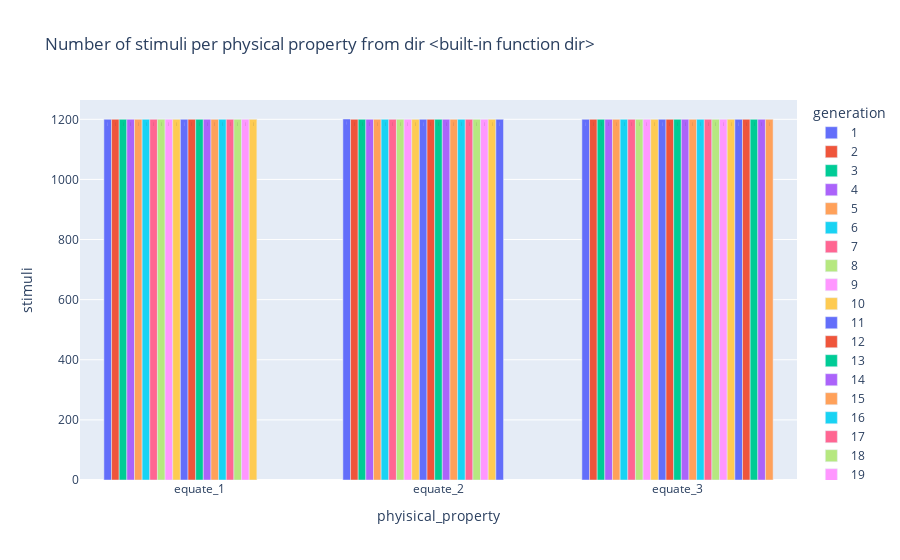

Notebook cell for this chart:
### Code cell
path = "/Users/gali.k/phd/phd_2021/stimuli/colors" + os.sep
histogram_df = plot_stimuli_histogram(path)
fig = px.bar(histogram_df, x='phyisical_property', y='stimuli', color='generation', barmode='group', text_auto=True, title=f"Number of stimuli per physical property from dir {dir}")
fig.show()

### Figure 1 — Plotly figure (JSON) as saved in the notebook; plotly's stock layout.template omitted (floating-point values rounded to 4 significant figures)
{"data": [{"alignmentgroup": "True", "hovertemplate": "generation=1<br>phyisical_property=%{x}<br>stimuli=%{y}<extra></extra>", "legendgroup": "1", "marker": {"color": "#636efa", "pattern": {"shape": ""}}, "name": "1", "offsetgroup": "1", "orientation": "v", "showlegend": true, "textposition": "auto", "texttemplate": "%{y}", "x": ["equate_1", "equate_2", "equate_3"], "xaxis": "x", "y": [1200, 1201, 1200], "yaxis": "y", "type": "bar"}, {"alignmentgroup": "True", "hovertemplate": "generation=2<br>phyisical_property=%{x}<br>stimuli=%{y}<extra></extra>", "legendgroup": "2", "marker": {"color": "#EF553B", "pattern": {"shape": ""}}, "name": "2", "offsetgroup": "2", "orientation": "v", "showlegend": true, "textposition": "auto", "texttemplate": "%{y}", "x": ["equate_1", "equate_2", "equate_3"], "xaxis": "x", "y": [1200, 1200, 1200], "yaxis": "y", "type": "bar"}, {"alignmentgroup": "True", "hovertemplate": "generation=3<br>phyisical_property=%{x}<br>stimuli=%{y}<extra></extra>", "legendgroup": "3", "marker": {"color": "#00cc96", "pattern": {"shape": ""}}, "name": "3", "offsetgroup": "3", "orientation": "v", "showlegend": true, "textposition": "auto", "texttemplate": "%{y}", "x": ["equate_1", "equate_2", "equate_3"], "xaxis": "x", "y": [1200, 1200, 1200], "yaxis": "y", "type": "bar"}, {"alignmentgroup": "True", "hovertemplate": "generation=4<br>phyisical_property=%{x}<br>stimuli=%{y}<extra></extra>", "legendgroup": "4", "marker": {"color": "#ab63fa", "pattern": {"shape": ""}}, "name": "4", "offsetgroup": "4", "orientation": "v", "showlegend": true, "textposition": "auto", "texttemplate": "%{y}", "x": ["equate_1", "equate_2", "equate_3"], "xaxis": "x", "y": [1200, 1200, 1200], "yaxis": "y", "type": "bar"}, {"alignmentgroup": "True", "hovertemplate": "generation=5<br>phyisical_property=%{x}<br>stimuli=%{y}<extra></extra>", "legendgroup": "5", "marker": {"color": "#FFA15A", "pattern": {"shape": ""}}, "name": "5", "offsetgroup": "5", "orientation": "v", "showlegend": true, "textposition": "auto", "texttemplate": "%{y}", "x": ["equate_1", "equate_2", "equate_3"], "xaxis": "x", "y": [1200, 1200, 1200], "yaxis": "y", "type": "bar"}, {"alignmentgroup": "True", "hovertemplate": "generation=6<br>phyisical_property=%{x}<br>stimuli=%{y}<extra></extra>", "legendgroup": "6", "marker": {"color": "#19d3f3", "pattern": {"shape": ""}}, "name": "6", "offsetgroup": "6", "orientation": "v", "showlegend": true, "textposition": "auto", "texttemplate": "%{y}", "x": ["equate_1", "equate_2", "equate_3"], "xaxis": "x", "y": [1200, 1200, 1200], "yaxis": "y", "type": "bar"}, {"alignmentgroup": "True", "hovertemplate": "generation=7<br>phyisical_property=%{x}<br>stimuli=%{y}<extra></extra>", "legendgroup": "7", "marker": {"color": "#FF6692", "pattern": {"shape": ""}}, "name": "7", "offsetgroup": "7", "orientation": "v", "showlegend": true, "textposition": "auto", "texttemplate": "%{y}", "x": ["equate_1", "equate_2", "equate_3"], "xaxis": "x", "y": [1200, 1200, 1200], "yaxis": "y", "type": "bar"}, {"alignmentgroup": "True", "hovertemplate": "generation=8<br>phyisical_property=%{x}<br>stimuli=%{y}<extra></extra>", "legendgroup": "8", "marker": {"color": "#B6E880", "pattern": {"shape": ""}}, "name": "8", "offsetgroup": "8", "orientation": "v", "showlegend": true, "textposition": "auto", "texttemplate": "%{y}", "x": ["equate_1", "equate_2", "equate_3"], "xaxis": "x", "y": [1200, 1200, 1200], "yaxis": "y", "type": "bar"}, {"alignmentgroup": "True", "hovertemplate": "generation=9<br>phyisical_property=%{x}<br>stimuli=%{y}<extra></extra>", "legendgroup": "9", "marker": {"color": "#FF97FF", "pattern": {"shape": ""}}, "name": "9", "offsetgroup": "9", "orientation": "v", "showlegend": true, "textposition": "auto", "texttemplate": "%{y}", "x": ["equate_1", "equate_2", "equate_3"], "xaxis": "x", "y": [1200, 1200, 1200], "yaxis": "y", "type": "bar"}, {"alignmentgroup": "True", "hovertemplate": "generation=10<br>phyisical_property=%{x}<br>stimuli=%{y}<extra></extra>", "legendgroup": "10", "marker": {"color": "#FECB52", "pattern": {"shape": ""}}, "name": "10", "offsetgroup": "10", "orientation": "v", "showlegend": true, "textposition": "auto", "texttemplate": "%{y}", "x": ["equate_1", "equate_2", "equate_3"], "xaxis": "x", "y": [1200, 1200, 1200], "yaxis": "y", "type": "bar"}, {"alignmentgroup": "True", "hovertemplate": "generation=11<br>phyisical_property=%{x}<br>stimuli=%{y}<extra></extra>", "legendgroup": "11", "marker": {"color": "#636efa", "pattern": {"shape": ""}}, "name": "11", "offsetgroup": "11", "orientation": "v", "showlegend": true, "textposition": "auto", "texttemplate": "%{y}", "x": ["equate_1", "equate_2", "equate_3"], "xaxis": "x", "y": [1200, 1200, 1200], "yaxis": "y", "type": "bar"}, {"alignmentgroup": "True", "hovertemplate": "generation=12<br>phyisical_property=%{x}<br>stimuli=%{y}<extra></extra>", "legendgroup": "12", "marker": {"color": "#EF553B", "pattern": {"shape": ""}}, "name": "12", "offsetgroup": "12", "orientation": "v", "showlegend": true, "textposition": "auto", "texttemplate": "%{y}", "x": ["equate_1", "equate_2", "equate_3"], "xaxis": "x", "y": [1200, 1200, 1200], "yaxis": "y", "type": "bar"}, {"alignmentgroup": "True", "hovertemplate": "generation=13<br>phyisical_property=%{x}<br>stimuli=%{y}<extra></extra>", "legendgroup": "13", "marker": {"color": "#00cc96", "pattern": {"shape": ""}}, "name": "13", "offsetgroup": "13", "orientation": "v", "showlegend": true, "textposition": "auto", "texttemplate": "%{y}", "x": ["equate_1", "equate_2", "equate_3"], "xaxis": "x", "y": [1200, 1200, 1200], "yaxis": "y", "type": "bar"}, {"alignmentgroup": "True", "hovertemplate": "generation=14<br>phyisical_property=%{x}<br>stimuli=%{y}<extra></extra>", "legendgroup": "14", "marker": {"color": "#ab63fa", "pattern": {"shape": ""}}, "name": "14", "offsetgroup": "14", "orientation": "v", "showlegend": true, "textposition": "auto", "texttemplate": "%{y}", "x": ["equate_1", "equate_2", "equate_3"], "xaxis": "x", "y": [1200, 1200, 1200], "yaxis": "y", "type": "bar"}, {"alignmentgroup": "True", "hovertemplate": "generation=15<br>phyisical_property=%{x}<br>stimuli=%{y}<extra></extra>", "legendgroup": "15", "marker": {"color": "#FFA15A", "pattern": {"shape": ""}}, "name": "15", "offsetgroup": "15", "orientation": "v", "showlegend": true, "textposition": "auto", "texttemplate": "%{y}", "x": ["equate_1", "equate_2", "equate_3"], "xaxis": "x", "y": [1200, 1200, 1200], "yaxis": "y", "type": "bar"}, {"alignmentgroup": "True", "hovertemplate": "generation=16<br>phyisical_property=%{x}<br>stimuli=%{y}<extra></extra>", "legendgroup": "16", "marker": {"color": "#19d3f3", "pattern": {"shape": ""}}, "name": "16", "offsetgroup": "16", "orientation": "v", "showlegend": true, "textposition": "auto", "texttemplate": "%{y}", "x": ["equate_1", "equate_2", "equate_3"], "xaxis": "x", "y": [1200, 1200, 1200], "yaxis": "y", "type": "bar"}, {"alignmentgroup": "True", "hovertemplate": "generation=17<br>phyisical_property=%{x}<br>stimuli=%{y}<extra></extra>", "legendgroup": "17", "marker": {"color": "#FF6692", "pattern": {"shape": ""}}, "name": "17", "offsetgroup": "17", "orientation": "v", "showlegend": true, "textposition": "auto", "texttemplate": "%{y}", "x": ["equate_1", "equate_2", "equate_3"], "xaxis": "x", "y": [1200, 1200, 1200], "yaxis": "y", "type": "bar"}, {"alignmentgroup": "True", "hovertemplate": "generation=18<br>phyisical_property=%{x}<br>stimuli=%{y}<extra></extra>", "legendgroup": "18", "marker": {"color": "#B6E880", "pattern": {"shape": ""}}, "name": "18", "offsetgroup": "18", "orientation": "v", "showlegend": true, "textposition": "auto", "texttemplate": "%{y}", "x": ["equate_1", "equate_2", "equate_3"], "xaxis": "x", "y": [1200, 1200, 1200], "yaxis": "y", "type": "bar"}, {"alignmentgroup": "True", "hovertemplate": "generation=19<br>phyisical_property=%{x}<br>stimuli=%{y}<extra></extra>", "legendgroup": "19", "marker": {"color": "#FF97FF", "pattern": {"shape": ""}}, "name": "19", "offsetgroup": "19", "orientation": "v", "showlegend": true, "textposition": "auto", "texttemplate": "%{y}", "x": ["equate_1", "equate_2", "equate_3"], "xaxis": "x", "y": [1200, 1200, 1200], "yaxis": "y", "type": "bar"}, {"alignmentgroup": "True", "hovertemplate": "generation=20<br>phyisical_property=%{x}<br>stimuli=%{y}<extra></extra>", "legendgroup": "20", "marker": {"color": "#FECB52", "pattern": {"shape": ""}}, "name": "20", "offsetgroup": "20", "orientation": "v", "showlegend": true, "textposition": "auto", "texttemplate": "%{y}", "x": ["equate_1", "equate_2", "equate_3"], "xaxis": "x", "y": [1200, 1200, 1200], "yaxis": "y", "type": "bar"}, {"alignmentgroup": "True", "hovertemplate": "generation=21<br>phyisical_property=%{x}<br>stimuli=%{y}<extra></extra>", "legendgroup": "21", "marker": {"color": "#636efa", "pattern": {"shape": ""}}, "name": "21", "offsetgroup": "21", "orientation": "v", "showlegend": true, "textposition": "auto", "texttemplate": "%{y}", "x": ["equate_2", "equate_3"], "xaxis": "x", "y": [1200, 1200], "yaxis": "y", "type": "bar"}, {"alignmentgroup": "True", "hovertemplate": "generation=22<br>phyisical_property=%{x}<br>stimuli=%{y}<extra></extra>", "legendgroup": "22", "marker": {"color": "#EF553B", "pattern": {"shape": ""}}, "name": "22", "offsetgroup": "22", "orientation": "v", "showlegend": true, "textposition": "auto", "texttemplate": "%{y}", "x": ["equate_3"], "xaxis": "x", "y": [1200], "yaxis": "y", "type": "bar"}, {"alignmentgroup": "True", "hovertemplate": "generation=23<br>phyisical_property=%{x}<br>stimuli=%{y}<extra></extra>", "legendgroup": "23", "marker": {"color": "#00cc96", "pattern": {"shape": ""}}, "name": "23", "offsetgroup": "23", "orientation": "v", "showlegend": true, "textposition": "auto", "texttemplate": "%{y}", "x": ["equate_3"], "xaxis": "x", "y": [1200], "yaxis": "y", "type": "bar"}, {"alignmentgroup": "True", "hovertemplate": "generation=24<br>phyisical_property=%{x}<br>stimuli=%{y}<extra></extra>", "legendgroup": "24", "marker": {"color": "#ab63fa", "pattern": {"shape": ""}}, "name": "24", "offsetgroup": "24", "orientation": "v", "showlegend": true, "textposition": "auto", "texttemplate": "%{y}", "x": ["equate_3"], "xaxis": "x", "y": [1200], "yaxis": "y", "type": "bar"}, {"alignmentgroup": "True", "hovertemplate": "generation=25<br>phyisical_property=%{x}<br>stimuli=%{y}<extra></extra>", "legendgroup": "25", "marker": {"color": "#FFA15A", "pattern": {"shape": ""}}, "name": "25", "offsetgroup": "25", "orientation": "v", "showlegend": true, "textposition": "auto", "texttemplate": "%{y}", "x": ["equate_3"], "xaxis": "x", "y": [1200], "yaxis": "y", "type": "bar"}], "layout": {"xaxis": {"anchor": "y", "domain": [0.0, 1.0], "title": {"text": "phyisical_property"}}, "yaxis": {"anchor": "x", "domain": [0.0, 1.0], "title": {"text": "stimuli"}}, "legend": {"title": {"text": "generation"}, "tracegroupgap": 0}, "title": {"text": "Number of stimuli per physical property from dir <built-in function dir>"}, "barmode": "group"}}
